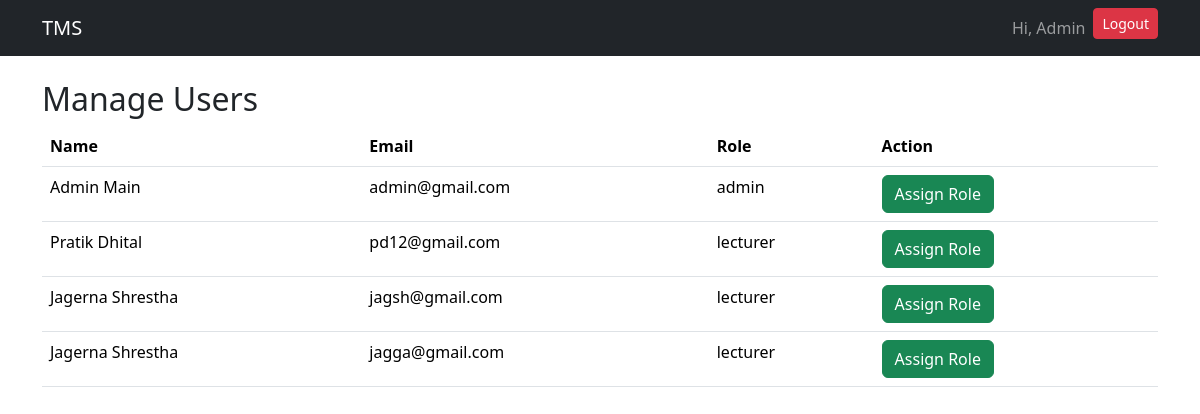
Before: /admin-panel/manage-users/ (signed in) with the older database file.
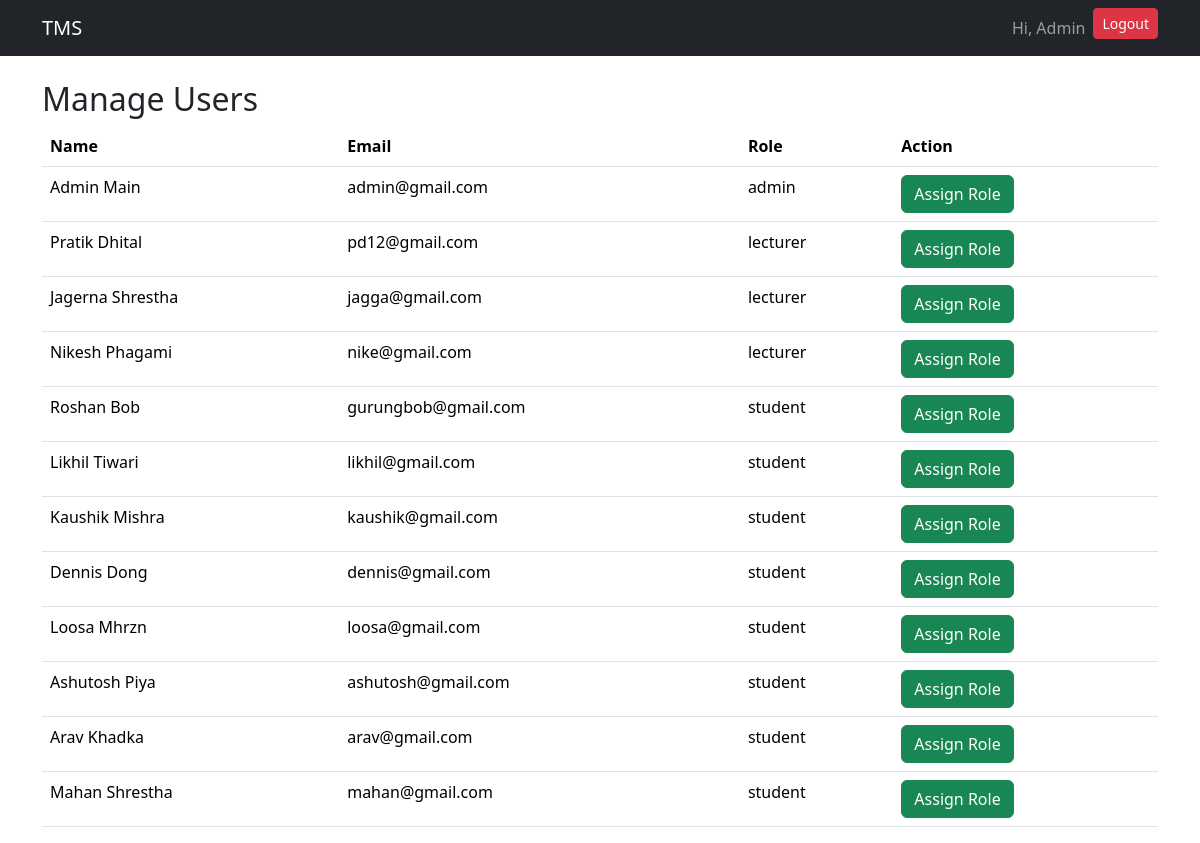
After: the same page with the newer database file.
### users/models.py (models this page shows, shortened)
class User(AbstractUser):
    username = models.CharField(max_length=100, unique=True)
    email = models.EmailField(unique=True)
    role = models.CharField(max_length=10, choices=ROLE_CHOICES)
    USERNAME_FIELD = "email"
    REQUIRED_FIELDS = ["username"]

### users/views.py (the view)
# urls.py: path('admin-panel/manage-users/', manage_users, name='manage_users'),
@user_passes_test(admin_required)
def manage_users(request):
    users = User.objects.all()
    context = {
        'users': users
    }
    return render(
        request,
        'admin_panel/manage_users.html',
        context
    )

### users/views.py (called while the page is built)
def admin_required(user):
    return user.is_superuser

### users/templates/admin_panel/manage_users.html
{% extends "base.html" %}
{% block start %}
<h2>Manage Users</h2>
<table class="table">
    <tr>
        <th>Name</th>
        <th>Email</th>
        <th>Role</th>
        <th>Action</th>
    </tr>
    {% for user in users %}
    <tr>
        <td>
            {{ user.first_name }} {{ user.last_name }}
        </td>
        <td>
            {{ user.email }}
        </td>
        <td>
            {{ user.role }}
        </td>
        <td>
            <a href="/admin-panel/assign-role/{{user.id}}/"
               class="btn btn-success">
               Assign Role
            </a>
        </td>
    </tr>
    {% endfor %}
</table>
{% endblock %}

### users/templates/base.html (shortened to what this page needs)
<!DOCTYPE html>
<html lang="en">
<head>
    <link href="https://cdn.jsdelivr.net/npm/bootstrap@5.3.8/dist/css/bootstrap.min.css" rel="stylesheet">
</head>
<body>
    <nav class="navbar navbar-expand-lg navbar-dark bg-dark">
        <div class="container">
            <a class="navbar-brand" href="/">TMS</a>
            <div class="collapse navbar-collapse" id="navbarNav"
            >
                <ul class="navbar-nav ms-auto">
                    {% if request.user.is_authenticated %}
                    <li class="nav-item">
                        <span class="nav-link">Hi, {{ request.user.first_name }}</span>
                    </li>
                    <li class="nav-item">
                        <a href="/logout/" class="btn btn-danger btn-sm">Logout</a>
                    </li>
                    {% endif %}
                </ul>
            </div>
        </div>
    </nav>
    <div class="container mt-4">
        {% block start %}
        {% endblock %}
    </div>
</body>
</html>

Changed rows visible on the page:
removed User: first_name "Jagerna", last_name "Shrestha", email "jagsh@gmail.com", role "lecturer"
added User: first_name "Nikesh", last_name "Phagami", email "nike@gmail.com", role "lecturer"
added User: first_name "Roshan", last_name "Bob", email "gurungbob@gmail.com", role "student"
added User: first_name "Likhil", last_name "Tiwari", email "likhil@gmail.com", role "student"
added User: first_name "Kaushik", last_name "Mishra", email "kaushik@gmail.com", role "student"
added User: first_name "Dennis", last_name "Dong", email "dennis@gmail.com", role "student"
added User: first_name "Loosa", last_name "Mhrzn", email "loosa@gmail.com", role "student"
added User: first_name "Ashutosh", last_name "Piya", email "ashutosh@gmail.com", role "student"
added User: first_name "Arav", last_name "Khadka", email "arav@gmail.com", role "student"
added User: first_name "Mahan", last_name "Shrestha", email "mahan@gmail.com", role "student"
